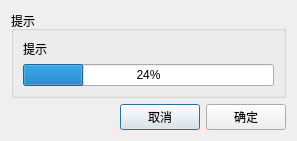
<?xml version="1.0" encoding="UTF-8"?>
<ui version="4.0">
 <class>Dialog_processStatus</class>
 <widget class="QDialog" name="Dialog_processStatus">
  <property name="geometry">
   <rect>
    <x>0</x>
    <y>0</y>
    <width>297</width>
    <height>130</height>
   </rect>
  </property>
  <property name="windowTitle">
   <string>Dialog</string>
  </property>
  <property name="windowIcon">
   <iconset resource="../../resource.qrc">
    <normaloff>:/icons/zeekr.png</normaloff>:/icons/zeekr.png</iconset>
  </property>
  <layout class="QGridLayout" name="gridLayout_2">
   <item row="0" column="0">
    <widget class="QGroupBox" name="groupBox">
     <property name="title">
      <string>提示</string>
     </property>
     <layout class="QGridLayout" name="gridLayout">
      <item row="0" column="0">
       <layout class="QVBoxLayout" name="verticalLayout">
        <item>
         <widget class="QLabel" name="label_tips">
          <property name="text">
           <string>提示</string>
          </property>
         </widget>
        </item>
        <item>
         <widget class="QProgressBar" name="progressBar">
          <property name="value">
           <number>24</number>
          </property>
         </widget>
        </item>
       </layout>
      </item>
     </layout>
    </widget>
   </item>
   <item row="1" column="0">
    <layout class="QHBoxLayout" name="horizontalLayout">
     <item>
      <spacer name="horizontalSpacer">
       <property name="orientation">
        <enum>Qt::Horizontal</enum>
       </property>
       <property name="sizeHint" stdset="0">
        <size>
         <width>40</width>
         <height>20</height>
        </size>
       </property>
      </spacer>
     </item>
     <item>
      <widget class="QPushButton" name="pushButton_cancel">
       <property name="text">
        <string>取消</string>
       </property>
      </widget>
     </item>
     <item>
      <widget class="QPushButton" name="pushButton_ok">
       <property name="text">
        <string>确定</string>
       </property>
      </widget>
     </item>
    </layout>
   </item>
  </layout>
 </widget>
 <resources>
  <include location="../../resource.qrc"/>
 </resources>
 <connections/>
</ui>
